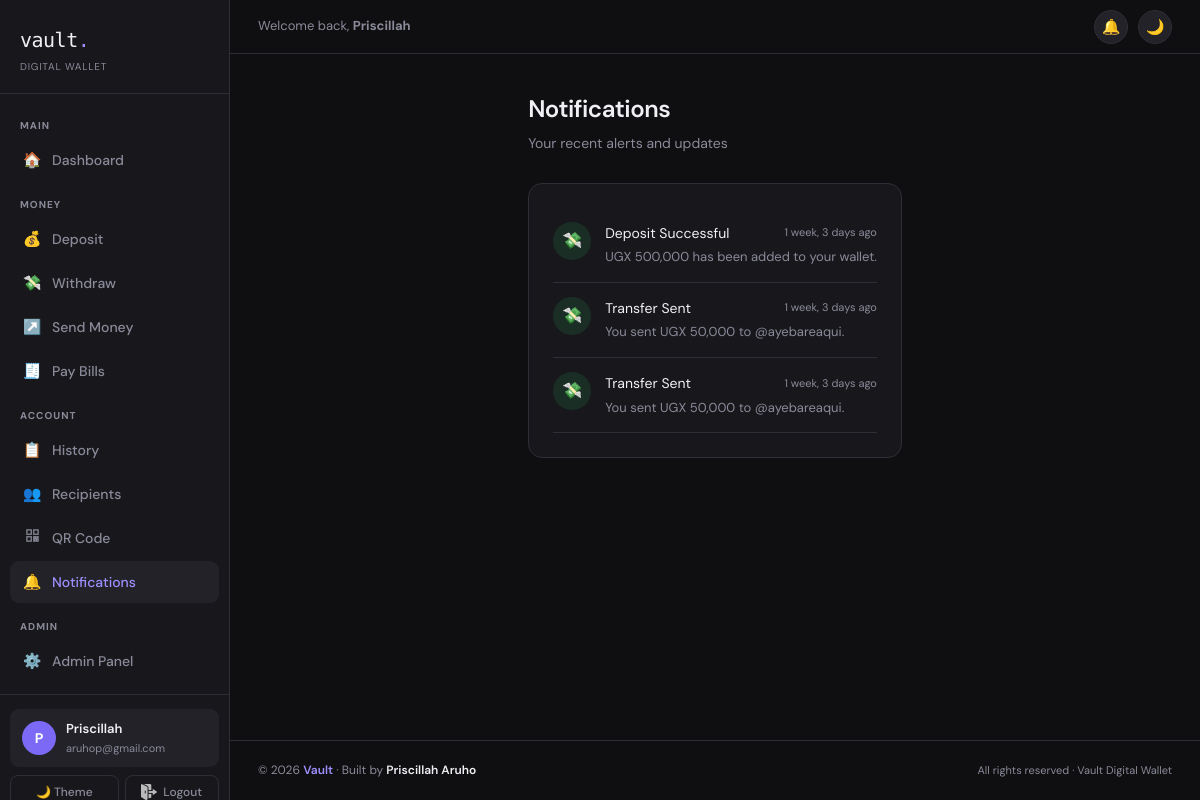
The app's page /notifications/ (signed in), older data.
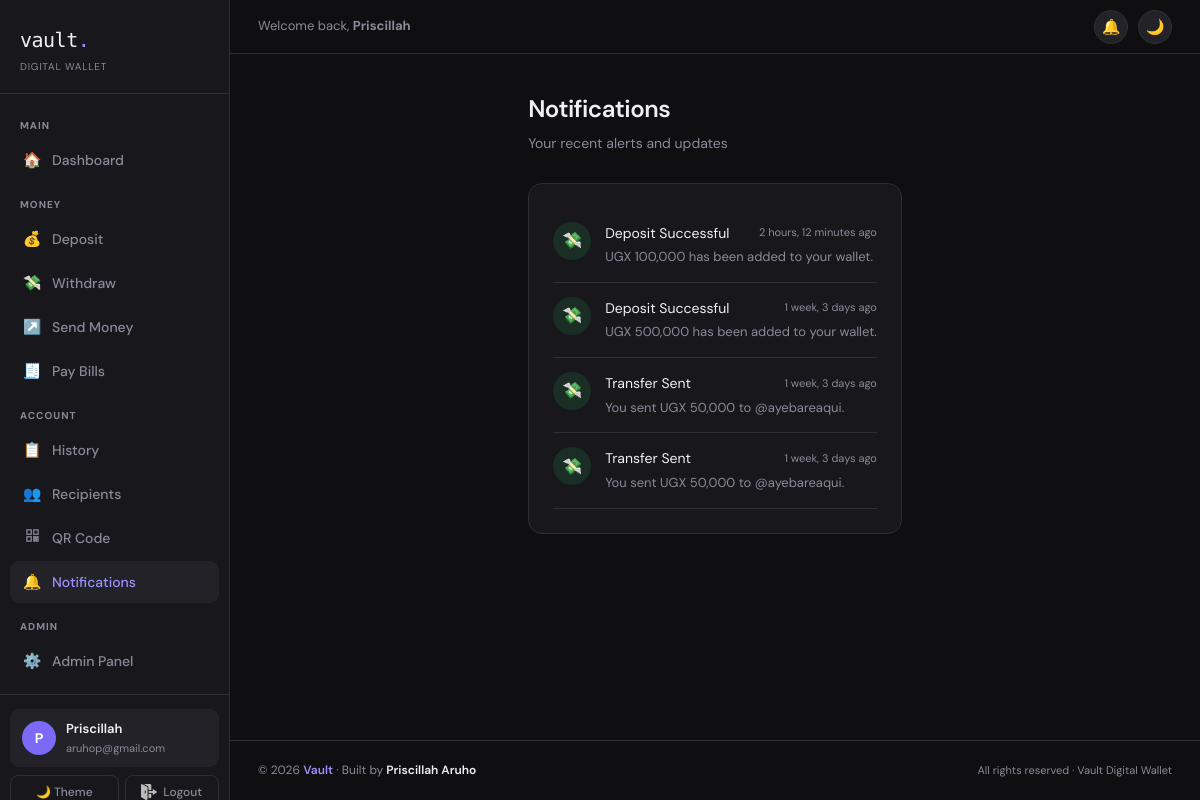
The same page, newer data.
### wallet/models.py (models this page shows, shortened)
class Notification(models.Model):
    TYPE_CHOICES = [
        ('transaction', 'Transaction'),
        ('security', 'Security'),
        ('system', 'System'),
        ('promotion', 'Promotion'),
        ('kyc', 'KYC'),
        ('budget', 'Budget Alert'),
        ('savings', 'Savings'),
    ]
    wallet = models.ForeignKey(Wallet, on_delete=models.CASCADE, related_name='notifications')
    notification_type = models.CharField(max_length=20, choices=TYPE_CHOICES, default='system')
    title = models.CharField(max_length=100)
    message = models.TextField()
    is_read = models.BooleanField(default=False)
    created_at = models.DateTimeField(auto_now_add=True)
    class Meta:
        ordering = ['-created_at']

### wallet/views.py (the view)
# urls.py: path('notifications/', views.notifications, name='notifications'),
@login_required
def notifications(request):
    wallet = request.user.wallet
    notifs = wallet.notifications.all()
    wallet.notifications.filter(is_read=False).update(is_read=True)
    return render(request, 'wallet/notifications.html', {
        'notifications': notifs,
        'wallet': wallet,
    })

### vadmin/context_processors.py (called while the page is built)
def admin_counts(request):
    if request.user.is_authenticated and request.user.is_staff:
        return {
            'pending_kyc_count': KYCDocument.objects.filter(status='pending').count(),
            'pending_withdrawal_count': WithdrawalRequest.objects.filter(status='pending').count(),
            'active_flag_count': FraudFlag.objects.filter(resolved=False).count(),
        }
    return {}

### templates/wallet/notifications.html (shortened to what this page needs)
{% extends 'wallet/base.html' %}
{% block content %}
<div class="page">
    <div class="page-header">
        <h1>Notifications</h1>
        <p>Your recent alerts and updates</p>
    </div>
    <div class="card">
        {% if notifications %}
            {% for n in notifications %}
                <div
                    style="
                        display:flex;
                        align-items:flex-start;
                        gap:14px;
                        padding:14px 0;
                        border-bottom:1px solid var(--border);
                    "
                    {% if n.is_read %}
                        style="display:flex;align-items:flex-start;gap:14px;padding:14px 0;border-bottom:1px solid var(--border);opacity:.6;"
                    {% else %}
                        style="display:flex;align-items:flex-start;gap:14px;padding:14px 0;border-bottom:1px solid var(--border);opacity:1;"
                    {% endif %}
                >
                    <div
                        {% if n.notification_type == 'transaction' %}
                            style="width:38px;height:38px;border-radius:50%;flex-shrink:0;display:flex;align-items:center;justify-content:center;font-size:16px;background:#1a2e25;"
                        {% elif n.notification_type == 'security' %}
                            style="width:38px;height:38px;border-radius:50%;flex-shrink:0;display:flex;align-items:center;justify-content:center;font-size:16px;background:#2e1a1a;"
                        {% elif n.notification_type == 'budget' %}
                            style="width:38px;height:38px;border-radius:50%;flex-shrink:0;display:flex;align-items:center;justify-content:center;font-size:16px;background:#2e2a1a;"
                        {% else %}
                            style="width:38px;height:38px;border-radius:50%;flex-shrink:0;display:flex;align-items:center;justify-content:center;font-size:16px;background:#1e1a2e;"
                        {% endif %}
                    >
                        {% if n.notification_type == 'transaction' %}
                            💸
                        {% elif n.notification_type == 'security' %}
                            🔒
                        {% elif n.notification_type == 'budget' %}
                            📊
                        {% elif n.notification_type == 'kyc' %}
                            🪪
                        {% elif n.notification_type == 'savings' %}
                            🏦
                        {% else %}
                            🔔
                        {% endif %}
                    </div>
                    <div style="flex:1;">
                        <div style="display:flex;justify-content:space-between;align-items:center;">
                            <div
                                {% if not n.is_read %}
                                    style="font-size:14px;font-weight:600;"
                                {% else %}
                                    style="font-size:14px;font-weight:400;"
                                {% endif %}
                            >
                                {{ n.title }}
                            </div>
                            <div style="font-size:11px;color:var(--muted);">
                                {{ n.created_at|timesince }} ago
                            </div>
                        </div>
                        <div style="font-size:13px;color:var(--muted);margin-top:3px;">
                            {{ n.message }}
                        </div>
                    </div>
                </div>
            {% endfor %}
        {% endif %}
    </div>
</div>
{% endblock %}

Row changes from the older to the newer data that the page shows:
added Notification: title "Deposit Successful", created_at "2 hours, 12 minutes", message "UGX 100,000 has been added to your wallet."
